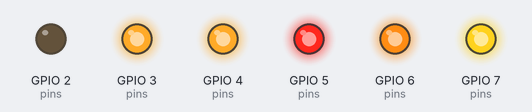
The sketch below on a simulated ESP32-S3. On the bench: output pins drawn as LEDs (lit = HIGH). What the sketch prints to the serial monitor is not drawn.

Above: at 0.3 s.
At 2.2 s:
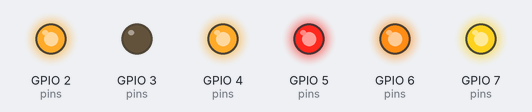
At 4.1 s:
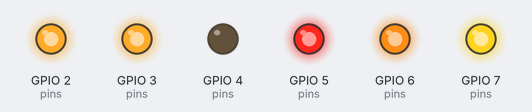
At 6.0 s:
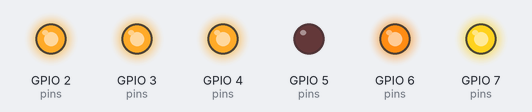
At 9.8 s:
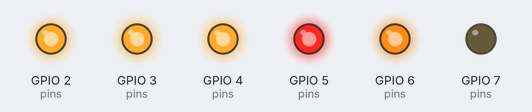
At 12.7 s:
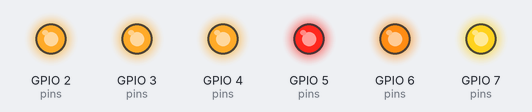
Timing chart, 0 to 14.8 s (numbered marks = the images above):
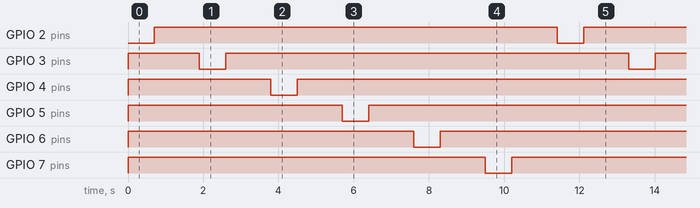

The sketch:

nano-esp32.ino
```cpp
/* Sun 28 Jun 18:17:48 UTC 2026 */
/* empty sketch */
```

main.cpp
```cpp
/* Sun 28 Jun 18:17:48 UTC 2026 vscode */
/* blink D2 thru D7 nora - arduino nano esp32 */

#include <Arduino.h>

bool state = LOW;
int rate = 700;  // ms

void half_blink(uint8_t pin) {
  digitalWrite(pin, state);
  delay(rate);
  state = !state;
}

void blink(uint8_t pin) {
  half_blink(pin);
  half_blink(pin);
}

void setup_gpio() {
  int pins[] = {2, 3, 4, 5, 6, 7};
  for (int pin : pins) {
    pinMode(pin, OUTPUT);
    digitalWrite(pin, HIGH);
  }
}

void blink_all() {
  int pins[] = {2, 3, 4, 5, 6, 7};
  for (int pin : pins) {
    blink(pin);
    delay(500);
  }
}

void setup() {
  Serial.begin(115200);
  Serial.println("Hello, ESP32-S3!");
  setup_gpio();
}

void loop() {
  blink_all();
  delay(10);  // this speeds up the simulation
}

/* end */
```

Measured:
- by itself, GPIO 2 (pins), GPIO 3 (pins), GPIO 4 (pins), GPIO 5 (pins), GPIO 6 (pins), GPIO 7 (pins): alternates HIGH for 10.7 s and LOW for 0.70 s
- by itself, everything shown: repeats every 11.4 s, in 12 steps
